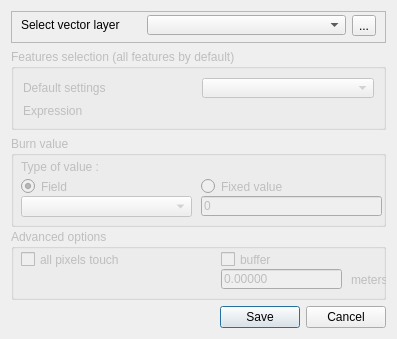
<?xml version="1.0" encoding="UTF-8"?>
<ui version="4.0">
 <class>vectorDataDialog</class>
 <widget class="QDialog" name="vectorDataDialog">
  <property name="geometry">
   <rect>
    <x>0</x>
    <y>0</y>
    <width>397</width>
    <height>339</height>
   </rect>
  </property>
  <property name="minimumSize">
   <size>
    <width>0</width>
    <height>339</height>
   </size>
  </property>
  <property name="maximumSize">
   <size>
    <width>16777215</width>
    <height>339</height>
   </size>
  </property>
  <property name="windowTitle">
   <string>Import vector data</string>
  </property>
  <layout class="QVBoxLayout" name="verticalLayout">
   <item>
    <widget class="QFrame" name="frame">
     <property name="frameShape">
      <enum>QFrame::StyledPanel</enum>
     </property>
     <property name="frameShadow">
      <enum>QFrame::Raised</enum>
     </property>
     <layout class="QHBoxLayout" name="horizontalLayout">
      <property name="topMargin">
       <number>3</number>
      </property>
      <property name="bottomMargin">
       <number>6</number>
      </property>
      <item>
       <widget class="QLabel" name="fileLabel">
        <property name="minimumSize">
         <size>
          <width>120</width>
          <height>16</height>
         </size>
        </property>
        <property name="maximumSize">
         <size>
          <width>120</width>
          <height>20</height>
         </size>
        </property>
        <property name="text">
         <string>Select vector layer</string>
        </property>
       </widget>
      </item>
      <item>
       <widget class="QgsMapLayerComboBox" name="vectorLayerCombo">
        <property name="minimumSize">
         <size>
          <width>0</width>
          <height>20</height>
         </size>
        </property>
        <property name="maximumSize">
         <size>
          <width>16777215</width>
          <height>20</height>
         </size>
        </property>
       </widget>
      </item>
      <item>
       <widget class="QToolButton" name="vectorLayerFile">
        <property name="text">
         <string>...</string>
        </property>
       </widget>
      </item>
     </layout>
    </widget>
   </item>
   <item>
    <widget class="QGroupBox" name="valueGroupBox_3">
     <property name="enabled">
      <bool>false</bool>
     </property>
     <property name="minimumSize">
      <size>
       <width>0</width>
       <height>81</height>
      </size>
     </property>
     <property name="maximumSize">
      <size>
       <width>16777215</width>
       <height>81</height>
      </size>
     </property>
     <property name="title">
      <string>Features selection (all features by default)</string>
     </property>
     <layout class="QGridLayout" name="gridLayout">
      <item row="1" column="1">
       <widget class="QgsFieldExpressionWidget" name="vectorSelectionExpression">
        <property name="maximumSize">
         <size>
          <width>16777215</width>
          <height>20</height>
         </size>
        </property>
       </widget>
      </item>
      <item row="1" column="0">
       <widget class="QLabel" name="typeLabel_3">
        <property name="enabled">
         <bool>false</bool>
        </property>
        <property name="maximumSize">
         <size>
          <width>16777215</width>
          <height>20</height>
         </size>
        </property>
        <property name="text">
         <string>Expression</string>
        </property>
       </widget>
      </item>
      <item row="0" column="0">
       <widget class="QLabel" name="typeLabel_4">
        <property name="enabled">
         <bool>false</bool>
        </property>
        <property name="maximumSize">
         <size>
          <width>16777215</width>
          <height>20</height>
         </size>
        </property>
        <property name="text">
         <string>Default settings</string>
        </property>
       </widget>
      </item>
      <item row="0" column="1">
       <widget class="QComboBox" name="vectorDefaultSetting">
        <property name="minimumSize">
         <size>
          <width>0</width>
          <height>20</height>
         </size>
        </property>
       </widget>
      </item>
     </layout>
    </widget>
   </item>
   <item>
    <widget class="QGroupBox" name="valueGroupBox_2">
     <property name="enabled">
      <bool>false</bool>
     </property>
     <property name="minimumSize">
      <size>
       <width>0</width>
       <height>91</height>
      </size>
     </property>
     <property name="maximumSize">
      <size>
       <width>16777215</width>
       <height>91</height>
      </size>
     </property>
     <property name="title">
      <string>Burn value</string>
     </property>
     <widget class="QLabel" name="typeLabel_2">
      <property name="geometry">
       <rect>
        <x>10</x>
        <y>20</y>
        <width>171</width>
        <height>21</height>
       </rect>
      </property>
      <property name="text">
       <string>Type of value :</string>
      </property>
     </widget>
     <widget class="QLineEdit" name="vectorFixedValue">
      <property name="enabled">
       <bool>false</bool>
      </property>
      <property name="geometry">
       <rect>
        <x>190</x>
        <y>60</y>
        <width>181</width>
        <height>20</height>
       </rect>
      </property>
      <property name="text">
       <string>0</string>
      </property>
     </widget>
     <widget class="QRadioButton" name="vectorFieldMode">
      <property name="geometry">
       <rect>
        <x>10</x>
        <y>40</y>
        <width>171</width>
        <height>21</height>
       </rect>
      </property>
      <property name="text">
       <string>Field</string>
      </property>
      <property name="checked">
       <bool>true</bool>
      </property>
     </widget>
     <widget class="QRadioButton" name="vectorFixedMode">
      <property name="geometry">
       <rect>
        <x>190</x>
        <y>40</y>
        <width>181</width>
        <height>21</height>
       </rect>
      </property>
      <property name="text">
       <string>Fixed value</string>
      </property>
     </widget>
     <widget class="QgsFieldComboBox" name="vectorFieldCombo">
      <property name="enabled">
       <bool>false</bool>
      </property>
      <property name="geometry">
       <rect>
        <x>10</x>
        <y>60</y>
        <width>171</width>
        <height>21</height>
       </rect>
      </property>
      <property name="currentIndex">
       <number>-1</number>
      </property>
      <property name="maxVisibleItems">
       <number>10</number>
      </property>
     </widget>
    </widget>
   </item>
   <item>
    <widget class="QGroupBox" name="optionsGroupBox">
     <property name="enabled">
      <bool>false</bool>
     </property>
     <property name="minimumSize">
      <size>
       <width>0</width>
       <height>71</height>
      </size>
     </property>
     <property name="maximumSize">
      <size>
       <width>16777215</width>
       <height>71</height>
      </size>
     </property>
     <property name="title">
      <string>Advanced options</string>
     </property>
     <widget class="QCheckBox" name="vectorAllTouch">
      <property name="geometry">
       <rect>
        <x>10</x>
        <y>20</y>
        <width>171</width>
        <height>21</height>
       </rect>
      </property>
      <property name="text">
       <string>all pixels touch</string>
      </property>
     </widget>
     <widget class="QCheckBox" name="vectorBufferMode">
      <property name="geometry">
       <rect>
        <x>210</x>
        <y>20</y>
        <width>161</width>
        <height>21</height>
       </rect>
      </property>
      <property name="text">
       <string>buffer</string>
      </property>
     </widget>
     <widget class="QLineEdit" name="vectorBufferValue">
      <property name="enabled">
       <bool>false</bool>
      </property>
      <property name="geometry">
       <rect>
        <x>210</x>
        <y>40</y>
        <width>121</width>
        <height>20</height>
       </rect>
      </property>
      <property name="text">
       <string>0.00000</string>
      </property>
     </widget>
     <widget class="QLabel" name="bufferLabel">
      <property name="geometry">
       <rect>
        <x>340</x>
        <y>40</y>
        <width>41</width>
        <height>21</height>
       </rect>
      </property>
      <property name="text">
       <string>meters</string>
      </property>
     </widget>
    </widget>
   </item>
   <item>
    <widget class="QDialogButtonBox" name="vectorButtons">
     <property name="orientation">
      <enum>Qt::Horizontal</enum>
     </property>
     <property name="standardButtons">
      <set>QDialogButtonBox::Cancel|QDialogButtonBox::Save</set>
     </property>
    </widget>
   </item>
  </layout>
 </widget>
 <customwidgets>
  <customwidget>
   <class>QgsFieldComboBox</class>
   <extends>QComboBox</extends>
   <header>qgsfieldcombobox.h</header>
  </customwidget>
  <customwidget>
   <class>QgsFieldExpressionWidget</class>
   <extends>QWidget</extends>
   <header>qgsfieldexpressionwidget.h</header>
  </customwidget>
  <customwidget>
   <class>QgsMapLayerComboBox</class>
   <extends>QComboBox</extends>
   <header>qgsmaplayercombobox.h</header>
  </customwidget>
 </customwidgets>
 <resources/>
 <connections>
  <connection>
   <sender>vectorButtons</sender>
   <signal>accepted()</signal>
   <receiver>vectorDataDialog</receiver>
   <slot>accept()</slot>
   <hints>
    <hint type="sourcelabel">
     <x>248</x>
     <y>254</y>
    </hint>
    <hint type="destinationlabel">
     <x>157</x>
     <y>274</y>
    </hint>
   </hints>
  </connection>
  <connection>
   <sender>vectorButtons</sender>
   <signal>rejected()</signal>
   <receiver>vectorDataDialog</receiver>
   <slot>reject()</slot>
   <hints>
    <hint type="sourcelabel">
     <x>316</x>
     <y>260</y>
    </hint>
    <hint type="destinationlabel">
     <x>286</x>
     <y>274</y>
    </hint>
   </hints>
  </connection>
 </connections>
</ui>
